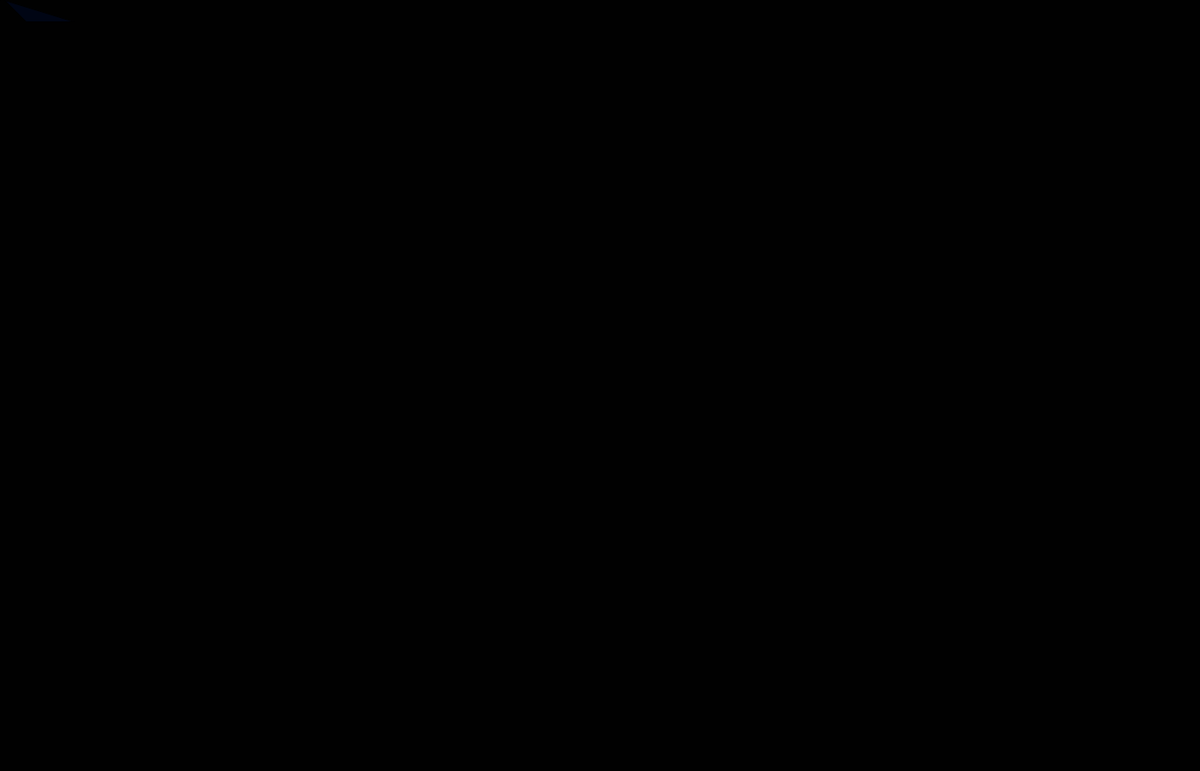
Frame 1 (no input)
Frame 60 (the mouse pressed at the canvas centre just before this capture): identical to frame 1, image omitted
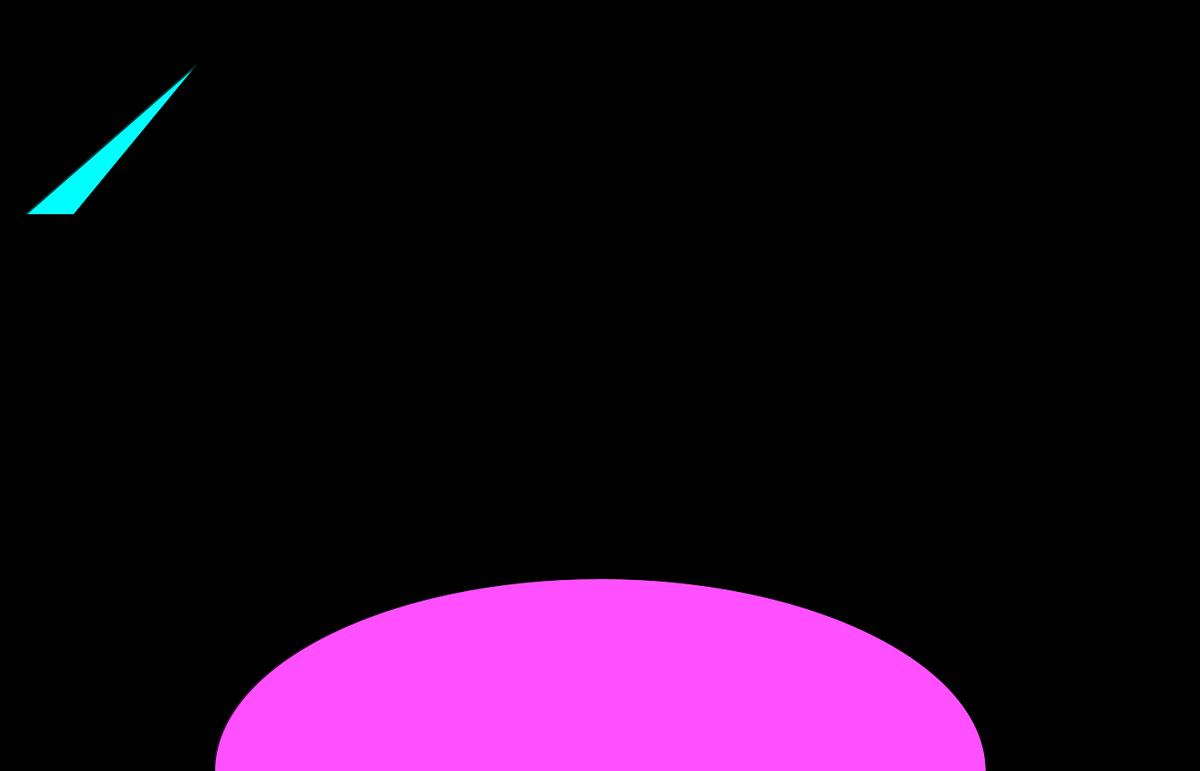
Frame 120 (the mouse held since frame 60 and released just before this capture)

The Processing sketch that drew these frames (run headless with seeded random() and noise(); from frame 60 on, the mouse is pressed at the canvas centre):

// Processing sketch: processing_131947
// ── processing_131947.pde

void setup(){
  size(1400, 900);
}

void draw(){
background(1);
int a = mouseX;
int b = mouseY;

fill(b + 31, a - 1,b / 6 + 8);

rect(b, b * 2, a, b * 2);
fill(a, b / 6 + 5, a + 29);
ellipse(a, b * 2, b * 2, b - 1);
fill(0, a + b / 2 + 5, a + 20);
triangle(30, b / 2 + 25, b / 2 + 5, b / 6, 86, b/ 2 + 25);

}
